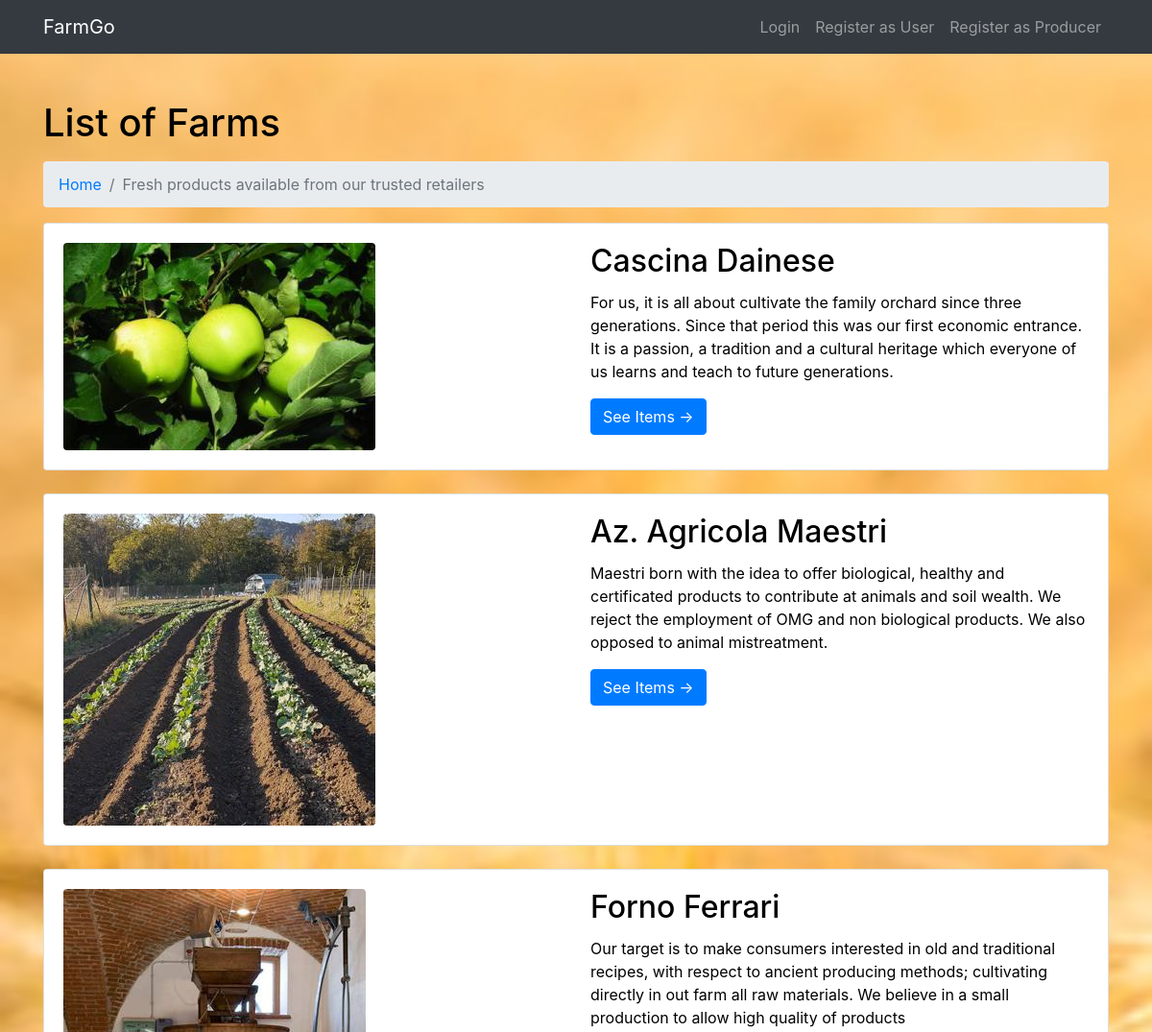
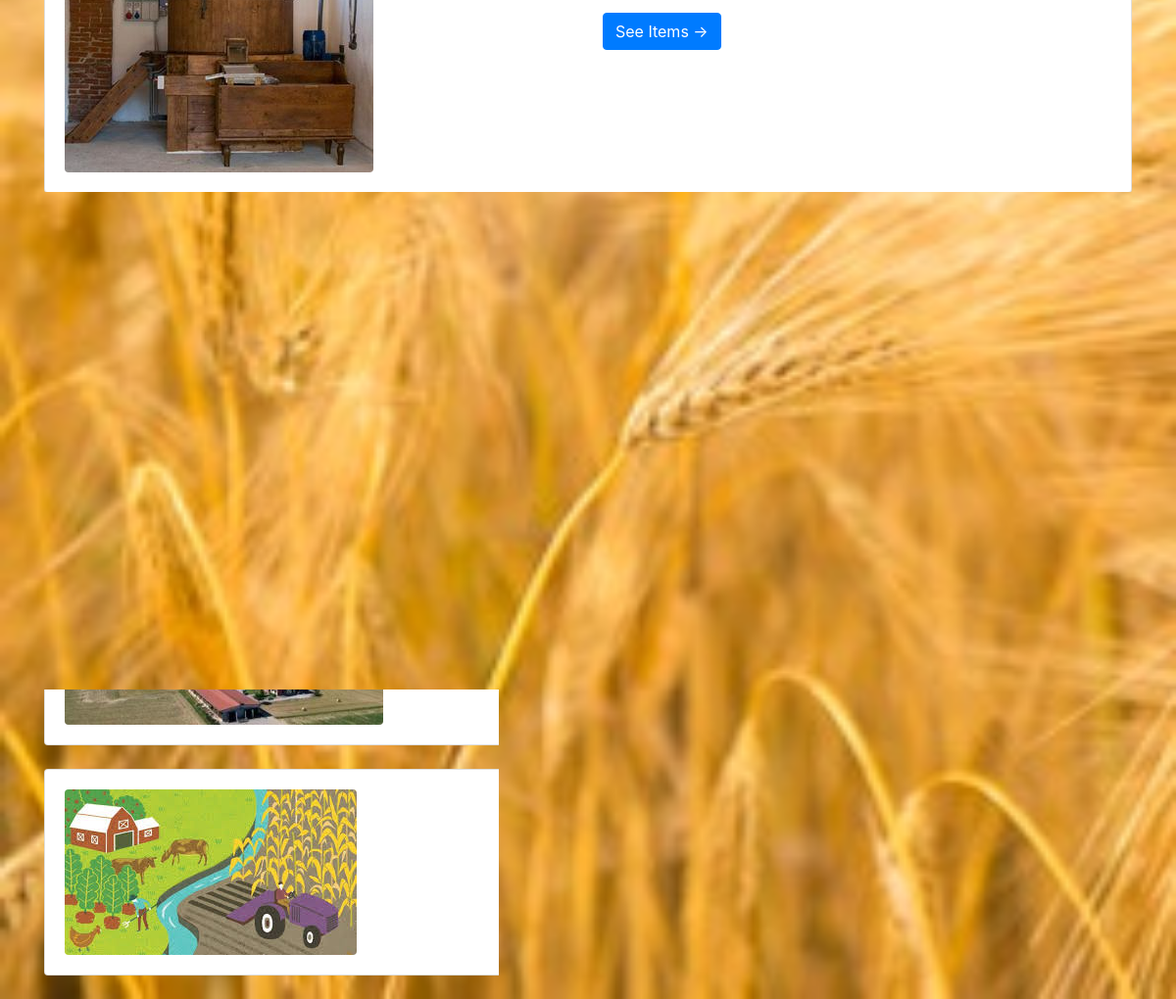
The page /home on the database its author committed (2 pictures, top to bottom).
### FlaskBlog/models.py (models this page shows, shortened)
class Post(db.Model):
    id = db.Column(db.Integer, primary_key=True)
    title = db.Column(db.String(100), nullable=False)
    date_posted = db.Column(db.DateTime, nullable=False, default=datetime.utcnow)
    image_farm_file = db.Column(db.String(20), nullable=False, default='farm_pic.jpg')
    content = db.Column(db.Text, nullable=False)
    user_id = db.Column(db.Integer, db.ForeignKey('user.id'), nullable=False)
    user_order_farms = db.relationship('PurchaseInfo', backref='farm_that_sold', lazy=True)
    user_order_comment_farms = db.relationship('Comments', backref='farm_got_commented', lazy=True)
    city = db.Column(db.String(20), nullable=False, default='Torino')

### FlaskBlog/routes.py (the view)
@app.route('/home')
def home():
    posts = Post.query.filter_by(city='Torino')
    return render_template('home.html', posts=posts)

### FlaskBlog/templates/home.html
{% extends 'layout.html' %}
{% block content %}
    <h1 class="mt-4 mb-3">List of Farms
    </h1>
    <ol class="breadcrumb">
      <li class="breadcrumb-item">
        <a href="{{ url_for('home') }}">Home</a>
      </li>
      <li class="breadcrumb-item active">Fresh products available from our trusted retailers</li>
    </ol>
    {% for post in posts %}
        <div class="card mb-4">
          <div class="card-body">
            <div class="row">
              <div class="col-lg-6">
                <a href="#">
                  <img class="img-fluid rounded" src={{ url_for('static', filename='Pics/' + post.image_farm_file) }}>
                </a>
              </div>
              <div class="col-lg-6">
                <h2 class="card-title">{{ post.title }}</h2>
                <p class="card-text">{{ post.content }}</p>
                <a href="{{ url_for('post', post_id=post.id) }}" class="btn btn-primary">See Items &rarr;</a>
              </div>
            </div>
          </div>
        </div>
    {% endfor %}
{% endblock content %}

### FlaskBlog/static/css/modern-business.css (style rules this page uses)
body { padding-top: 56px; }

### rows shown on the page
Post: image_farm_file (picture), title "Cascina Dainese", content "For us, it is all about cultivate the family orchard since three generations. Since that period this was our first economic entrance. It is a passion, a tradition and a cultural heritage which everyone of us learns and teach to future generations."
Post: image_farm_file (picture), title "Az. Agricola Maestri", content "Maestri born with the idea to offer biological, healthy and certificated products to contribute at animals and soil wealth. We reject the employment of OMG and non biological products. We also opposed to animal mistreatment."
Post: image_farm_file (picture), title "Forno Ferrari", content "Our target is to make consumers interested in old and traditional recipes, with respect to ancient producing methods; cultivating directly in out farm all raw materials. We believe in a small production to allow high quality of products"
Post: image_farm_file (picture), title "Az. Agricola Varaita", content "The target of our firm is to reach our customer with high quality products, realized thanks to years of experience and enrichment of out productions, tastes and local traditions."
Post: image_farm_file (picture), title "happy farm", content "Our mission is to promote an aware and sustainable food consumption, through healthy and high quality food. We constantly commit ourself to a sustainable agriculture respectful for the environment."
Post: image_farm_file (picture), title "john56Farm", content "some content for this farm"
